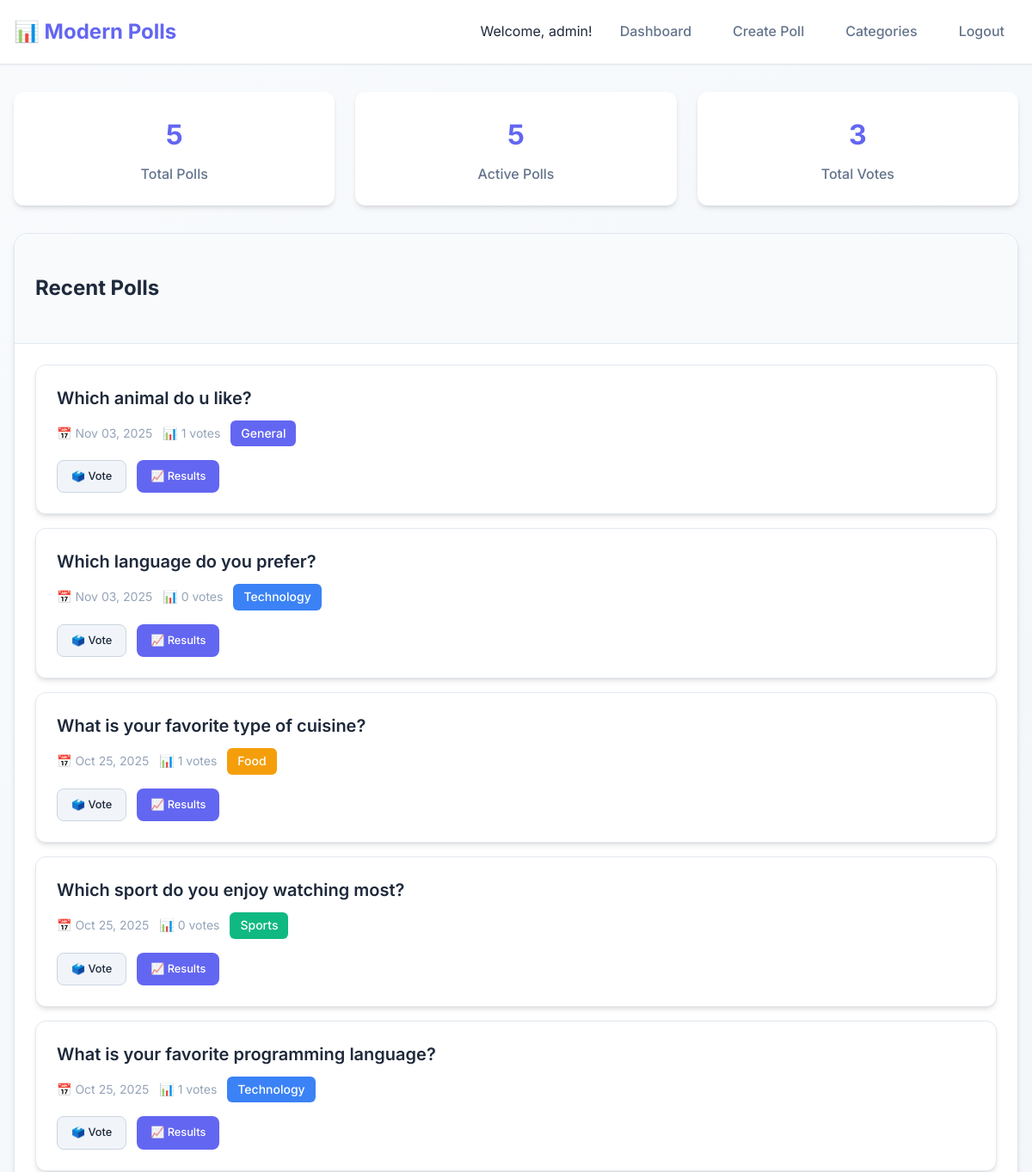
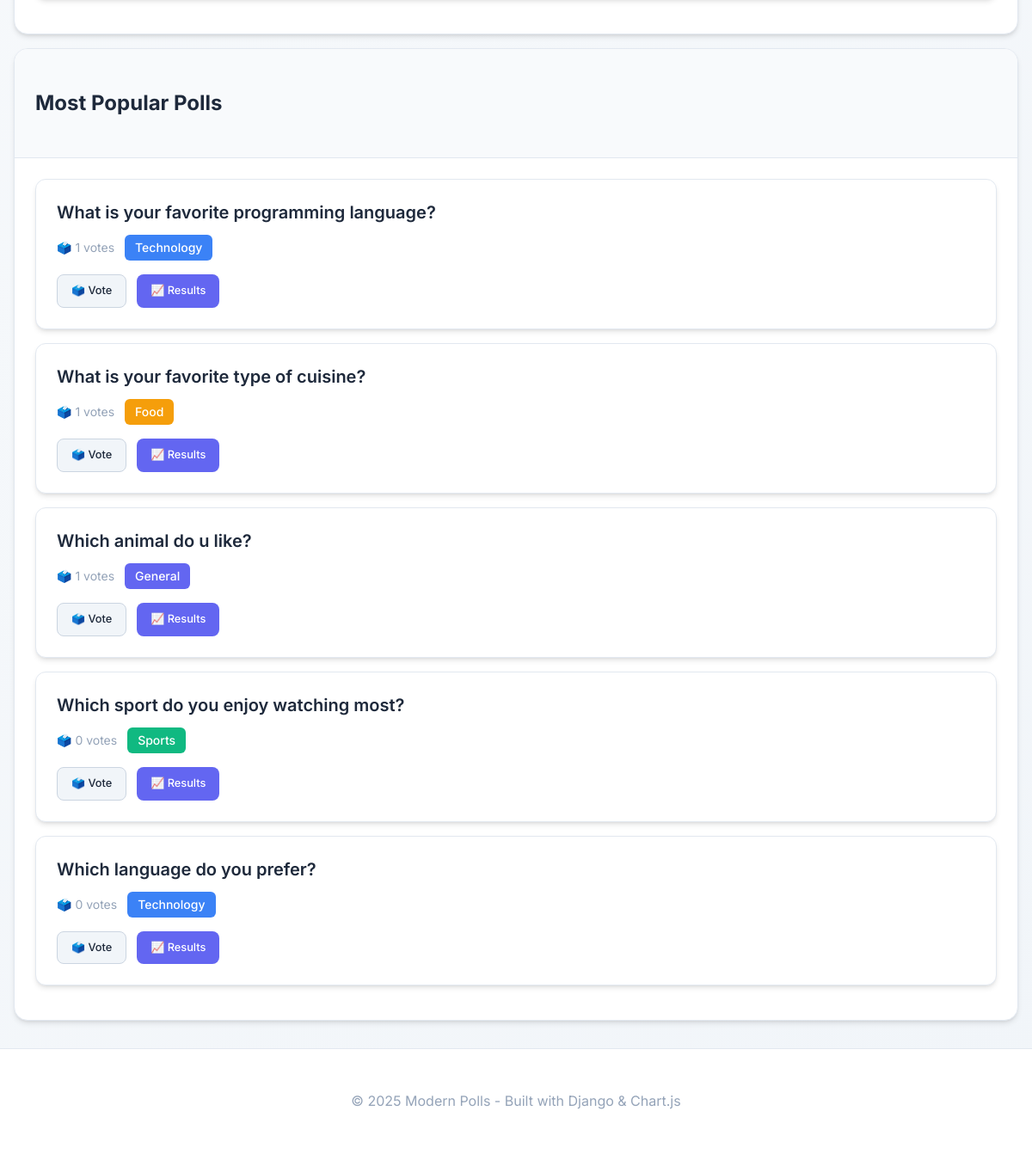
The page /dashboard/ (signed in) on the database its author committed (2 pictures, top to bottom).
### pollapp/models.py (models this page shows, shortened)
class PollModel(models.Model):
    STATUS_CHOICES = [
        ('active', 'Active'),
        ('closed', 'Closed'),
        ('draft', 'Draft'),
    ]
    question = models.TextField(validators=[MinLengthValidator(10)])
    description = models.TextField(blank=True, help_text="Optional description for the poll")
    op1 = models.CharField(max_length=100)
    op2 = models.CharField(max_length=100)
    op3 = models.CharField(max_length=100)
    op1c = models.IntegerField(default=0)
    op2c = models.IntegerField(default=0)
    op3c = models.IntegerField(default=0)
    category = models.ForeignKey(Category, on_delete=models.SET_NULL, null=True, blank=True)
    created_by = models.ForeignKey(User, on_delete=models.CASCADE, related_name='created_polls')
    created_at = models.DateTimeField(auto_now_add=True)
    updated_at = models.DateTimeField(auto_now=True)
    expires_at = models.DateTimeField(null=True, blank=True)
    status = models.CharField(max_length=10, choices=STATUS_CHOICES, default='active')
    is_anonymous = models.BooleanField(default=False)
    class Meta:
        ordering = ['-created_at']
    @property
    def total_votes(self):
        return self.op1c + self.op2c + self.op3c

class Category(models.Model):
    name = models.CharField(max_length=50, unique=True)
    description = models.TextField(blank=True)
    color = models.CharField(max_length=7, default='#6366f1')  # Hex color code

### pollapp/views.py (the view)
# urls.py: path("dashboard/", dashboard, name="dashboard"),
@login_required
def dashboard(request):
    if not request.user.is_superuser:
        messages.error(request, "Access denied.")
        return redirect("home")
    total_polls = PollModel.objects.count()
    active_polls = PollModel.objects.filter(status='active').count()
    total_votes = sum(poll.total_votes for poll in PollModel.objects.all())
    recent_polls = PollModel.objects.order_by('-created_at')[:5]
    popular_polls = PollModel.objects.annotate(
        vote_count=Count('voterecord')
    ).order_by('-vote_count')[:5]
    context = {
        'total_polls': total_polls,
        'active_polls': active_polls,
        'total_votes': total_votes,
        'recent_polls': recent_polls,
        'popular_polls': popular_polls,
    }
    return render(request, "dashboard.html", context)

### pollapp/templates/dashboard.html (shortened to what this page needs)
{% extends 'base.html' %}
{% block content %}
  <div class="fade-in">
    <div class="dashboard-stats">
      <div class="stat-card">
        <div class="stat-number">{{ total_polls }}</div>
        <div class="stat-label">Total Polls</div>
      </div>
      <div class="stat-card">
        <div class="stat-number">{{ active_polls }}</div>
        <div class="stat-label">Active Polls</div>
      </div>
      <div class="stat-card">
        <div class="stat-number">{{ total_votes }}</div>
        <div class="stat-label">Total Votes</div>
      </div>
    </div>
    <div class="card mb-4">
      <div class="card-header">
        <h2 class="mb-0">Recent Polls</h2>
      </div>
      <div class="card-body">
        {% if recent_polls %}
          {% for poll in recent_polls %}
            <div class="poll-card">
              <div class="poll-question">{{ poll.question }}</div>
              <div class="poll-meta">
                <span class="poll-stats">📅 {{ poll.created_at|date:"M d, Y" }}</span>
                <span class="poll-stats">📊 {{ poll.total_votes }} votes</span>
                {% if poll.category %}
                  <span class="poll-category" style="background-color: {{ poll.category.color }}">{{ poll.category.name }}</span>
                {% endif %}
              </div>
              <div class="poll-actions">
                <a class="btn btn-secondary btn-sm" href="{% url 'view' poll.id %}">🗳️ Vote</a>
                <a class="btn btn-primary btn-sm" href="{% url 'result' poll.id %}">📈 Results</a>
              </div>
            </div>
          {% endfor %}
        {% else %}
          <p class="text-secondary">No recent polls.</p>
        {% endif %}
      </div>
    </div>
    <div class="card">
      <div class="card-header">
        <h2 class="mb-0">Most Popular Polls</h2>
      </div>
      <div class="card-body">
        {% if popular_polls %}
          {% for poll in popular_polls %}
            <div class="poll-card">
              <div class="poll-question">{{ poll.question }}</div>
              <div class="poll-meta">
                <span class="poll-stats">🗳️ {{ poll.vote_count }} votes</span>
                {% if poll.category %}
                  <span class="poll-category" style="background-color: {{ poll.category.color }}">{{ poll.category.name }}</span>
                {% endif %}
              </div>
              <div class="poll-actions">
                <a class="btn btn-secondary btn-sm" href="{% url 'view' poll.id %}">🗳️ Vote</a>
                <a class="btn btn-primary btn-sm" href="{% url 'result' poll.id %}">📈 Results</a>
              </div>
            </div>
          {% endfor %}
        {% else %}
          <p class="text-secondary">No popular polls yet.</p>
        {% endif %}
      </div>
    </div>
  </div>
{% endblock %}

### templates/base.html (shortened to what this page needs)
{% load static %}
<!DOCTYPE html>
<html lang="en">
<head>
  <link rel="stylesheet" href="{% static 'css/style.css' %}">
</head>
<body>
  <div class="site">
    <header>
      <div class="container">
        <div class="header-content">
          <a class="brand" href="{% url 'home' %}">
            📊 Modern Polls
          </a>
          <nav class="nav">
            {% if user.is_authenticated %}
              <span class="text-secondary">Welcome, {{ user.username }}!</span>
              {% if user.is_superuser %}
                <a href="{% url 'dashboard' %}">Dashboard</a>
                <a href="{% url 'create' %}">Create Poll</a>
                <a href="{% url 'create_category' %}">Categories</a>
              {% endif %}
              <a href="{% url 'ulogout' %}">Logout</a>
            {% else %}
              <a href="{% url 'ulogin' %}">Login</a>
              <a href="{% url 'usignup' %}">Sign Up</a>
            {% endif %}
          </nav>
        </div>
      </div>
    </header>
    <main>
      <div class="container">
        {% block content %}{% endblock %}
      </div>
    </main>
    <footer>
      <div class="container">
        <p>&copy; {% now "Y" %} Modern Polls - Built with Django & Chart.js</p>
      </div>
    </footer>
  </div>
</body>
</html>

### static/css/style.css (style rules this page uses)
:root { --primary: #6366f1; --primary-dark: #4f46e5; --secondary: #8b5cf6; --success: #10b981; --warning: #f59e0b; --error: #ef4444; --info: #3b82f6; --bg-primary: #ffffff; --bg-secondary: #f8fafc; --bg-tertiary: #f1f5f9; --bg-dark: #1e293b; --text-primary: #1e293b; --text-secondary: #64748b; --text-muted: #94a3b8; --border-light: #e2e8f0; --border-medium: #cbd5e1; --shadow-sm: 0 1px 2px 0 rgb(0 0 0 / 0.05); --shadow-md: 0 4px 6px -1px rgb(0 0 0 / 0.1), 0 2px 4px -2px rgb(0 0 0 / 0.1); --shadow-lg: 0 10px 15px -3px rgb(0 0 0 / 0.1), 0 4px 6px -4px rgb(0 0 0 / 0.1); --shadow-xl: 0 20px 25px -5px rgb(0 0 0 / 0.1), 0 8px 10px -6px rgb(0 0 0 / 0.1); --radius-sm: 0.375rem; --radius-md: 0.5rem; --radius-lg: 0.75rem; --radius-xl: 1rem; --transition: all 0.2s cubic-bezier(0.4, 0, 0.2, 1); }
* { box-sizing: border-box; }
body { font-family: 'Inter', -apple-system, BlinkMacSystemFont, 'Segoe UI', Roboto, sans-serif; line-height: 1.6; color: var(--text-primary); background: linear-gradient(135deg, var(--bg-secondary) 0%, var(--bg-tertiary) 100%); margin: 0; padding: 0; min-height: 100vh; }
.container { max-width: 1200px; margin: 0 auto; padding: 0 1rem; }
.site { min-height: 100vh; display: flex; flex-direction: column; }
header { background: var(--bg-primary); border-bottom: 1px solid var(--border-light); box-shadow: var(--shadow-sm); position: sticky; top: 0; z-index: 100; }
.header-content { display: flex; justify-content: space-between; align-items: center; padding: 1rem 0; }
.brand { font-size: 1.5rem; font-weight: 700; color: var(--primary); text-decoration: none; display: flex; align-items: center; gap: 0.5rem; }
.nav { display: flex; gap: 1rem; align-items: center; }
.nav a { color: var(--text-secondary); text-decoration: none; font-weight: 500; padding: 0.5rem 1rem; border-radius: var(--radius-md); transition: var(--transition); }
main { flex: 1; padding: 2rem 0; }
.card { background: var(--bg-primary); border-radius: var(--radius-xl); box-shadow: var(--shadow-md); border: 1px solid var(--border-light); overflow: hidden; transition: var(--transition); }
.card-header { padding: 1.5rem; border-bottom: 1px solid var(--border-light); background: var(--bg-secondary); }
.card-body { padding: 1.5rem; }
.poll-card { background: var(--bg-primary); border-radius: var(--radius-lg); padding: 1.5rem; box-shadow: var(--shadow-md); border: 1px solid var(--border-light); transition: var(--transition); margin-bottom: 1rem; }
.poll-question { font-size: 1.25rem; font-weight: 600; color: var(--text-primary); margin-bottom: 0.75rem; line-height: 1.4; }
.poll-meta { display: flex; flex-wrap: wrap; gap: 0.75rem; margin-bottom: 1rem; font-size: 0.875rem; }
.poll-category { background: var(--primary); color: white; padding: 0.25rem 0.75rem; border-radius: var(--radius-sm); font-weight: 500; }
.poll-stats { color: var(--text-muted); display: flex; align-items: center; gap: 0.25rem; }
.poll-actions { display: flex; gap: 0.75rem; flex-wrap: wrap; }
.btn { display: inline-flex; align-items: center; justify-content: center; gap: 0.5rem; padding: 0.75rem 1.5rem; border: none; border-radius: var(--radius-md); font-weight: 500; font-size: 0.875rem; text-decoration: none; cursor: pointer; transition: var(--transition); white-space: nowrap; }
.btn-primary { background: var(--primary); color: white; }
.btn-secondary { background: var(--bg-tertiary); color: var(--text-primary); border: 1px solid var(--border-medium); }
.btn-sm { padding: 0.5rem 1rem; font-size: 0.8rem; }
.dashboard-stats { display: grid; grid-template-columns: repeat(auto-fit, minmax(200px, 1fr)); gap: 1.5rem; margin-bottom: 2rem; }
.stat-card { background: var(--bg-primary); padding: 1.5rem; border-radius: var(--radius-lg); box-shadow: var(--shadow-md); text-align: center; }
.stat-number { font-size: 2rem; font-weight: 700; color: var(--primary); margin-bottom: 0.5rem; }
.stat-label { color: var(--text-secondary); font-weight: 500; }
footer { background: var(--bg-primary); border-top: 1px solid var(--border-light); padding: 2rem 0; text-align: center; color: var(--text-muted); margin-top: auto; }
.fade-in { animation: fadeIn 0.5s ease-out; }
.mb-4 { margin-bottom: 1rem; }

### rows shown on the page
PollModel: question "Which animal do u like?", created_at "Nov 03, 2025", total_votes "1", category.name "General", vote_count "1"
PollModel: question "Which language do you prefer?", created_at "Nov 03, 2025", total_votes "0", category.name "Technology", vote_count "0"
PollModel: question "What is your favorite type of cuisine?", created_at "Oct 25, 2025", total_votes "1", category.name "Food", vote_count "1"
PollModel: question "Which sport do you enjoy watching most?", created_at "Oct 25, 2025", total_votes "0", category.name "Sports", vote_count "0"
PollModel: question "What is your favorite programming language?", created_at "Oct 25, 2025", total_votes "1", category.name "Technology", vote_count "1"

### other values the page prints
{{ user.username }} "admin"
{{ total_polls }} "5"
{{ active_polls }} "5"
{{ total_votes }} "3"
